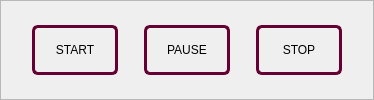
        <widget class="QFrame" name="frame_buttons">
         <property name="frameShape">
          <enum>QFrame::StyledPanel</enum>
         </property>
         <property name="frameShadow">
          <enum>QFrame::Raised</enum>
         </property>
         <layout class="QGridLayout" name="gridLayout_9">
          <item row="1" column="4">
           <spacer name="horizontalSpacer_5">
            <property name="orientation">
             <enum>Qt::Horizontal</enum>
            </property>
            <property name="sizeType">
             <enum>QSizePolicy::Minimum</enum>
            </property>
            <property name="sizeHint" stdset="0">
             <size>
              <width>20</width>
              <height>20</height>
             </size>
            </property>
           </spacer>
          </item>
          <item row="1" column="3">
           <widget class="QPushButton" name="button_pause">
            <property name="sizePolicy">
             <sizepolicy hsizetype="MinimumExpanding" vsizetype="Maximum">
              <horstretch>0</horstretch>
              <verstretch>0</verstretch>
             </sizepolicy>
            </property>
            <property name="minimumSize">
             <size>
              <width>86</width>
              <height>50</height>
             </size>
            </property>
            <property name="styleSheet">
             <string notr="true">QPushButton {
    border: 3px solid #660033;
    border-radius: 6px;
    background-color: qlineargradient(x1: 0, y1: 0, x2: 0, y2: 1,
                                      stop: 0 #f6f7fa, stop: 1 #dadbde);
    min-width: 80px;
}

QPushButton:pressed {
    background-color: qlineargradient(x1: 0, y1: 0, x2: 0, y2: 1,
                                      stop: 0 #dadbde, stop: 1 #f6f7fa);
}

QPushButton:flat {
    border: none; /* no border for a flat push button */
}

QPushButton:default {
    border-color: navy; /* make the default button prominent */
}</string>
            </property>
            <property name="text">
             <string>PAUSE</string>
            </property>
           </widget>
          </item>
          <item row="1" column="2">
           <spacer name="horizontalSpacer_3">
            <property name="orientation">
             <enum>Qt::Horizontal</enum>
            </property>
            <property name="sizeType">
             <enum>QSizePolicy::Minimum</enum>
            </property>
            <property name="sizeHint" stdset="0">
             <size>
              <width>20</width>
              <height>20</height>
             </size>
            </property>
           </spacer>
          </item>
          <item row="1" column="5">
           <widget class="QPushButton" name="button_stop">
            <property name="sizePolicy">
             <sizepolicy hsizetype="MinimumExpanding" vsizetype="Maximum">
              <horstretch>0</horstretch>
              <verstretch>0</verstretch>
             </sizepolicy>
            </property>
            <property name="minimumSize">
             <size>
              <width>86</width>
              <height>50</height>
             </size>
            </property>
            <property name="styleSheet">
             <string notr="true">QPushButton {
    border: 3px solid #660033;
    border-radius: 6px;
    background-color: qlineargradient(x1: 0, y1: 0, x2: 0, y2: 1,
                                      stop: 0 #f6f7fa, stop: 1 #dadbde);
    min-width: 80px;
}

QPushButton:pressed {
    background-color: qlineargradient(x1: 0, y1: 0, x2: 0, y2: 1,
                                      stop: 0 #dadbde, stop: 1 #f6f7fa);
}

QPushButton:flat {
    border: none; /* no border for a flat push button */
}

QPushButton:default {
    border-color: navy; /* make the default button prominent */
}</string>
            </property>
            <property name="text">
             <string>STOP</string>
            </property>
           </widget>
          </item>
          <item row="1" column="0">
           <spacer name="horizontalSpacer_4">
            <property name="orientation">
             <enum>Qt::Horizontal</enum>
            </property>
            <property name="sizeType">
             <enum>QSizePolicy::Minimum</enum>
            </property>
            <property name="sizeHint" stdset="0">
             <size>
              <width>20</width>
              <height>20</height>
             </size>
            </property>
           </spacer>
          </item>
          <item row="1" column="1">
           <widget class="QPushButton" name="button_start">
            <property name="sizePolicy">
             <sizepolicy hsizetype="MinimumExpanding" vsizetype="Maximum">
              <horstretch>0</horstretch>
              <verstretch>0</verstretch>
             </sizepolicy>
            </property>
            <property name="minimumSize">
             <size>
              <width>86</width>
              <height>50</height>
             </size>
            </property>
            <property name="styleSheet">
             <string notr="true">QPushButton {
    border: 3px solid #660033;
    border-radius: 6px;
    background-color: qlineargradient(x1: 0, y1: 0, x2: 0, y2: 1,
                                      stop: 0 #f6f7fa, stop: 1 #dadbde);
    min-width: 80px;
}

QPushButton:pressed {
    background-color: qlineargradient(x1: 0, y1: 0, x2: 0, y2: 1,
                                      stop: 0 #dadbde, stop: 1 #f6f7fa);
}

QPushButton:flat {
    border: none; /* no border for a flat push button */
}

QPushButton:default {
    border-color: navy; /* make the default button prominent */
}</string>
            </property>
            <property name="text">
             <string>START</string>
            </property>
           </widget>
          </item>
          <item row="1" column="6">
           <spacer name="horizontalSpacer_6">
            <property name="orientation">
             <enum>Qt::Horizontal</enum>
            </property>
            <property name="sizeType">
             <enum>QSizePolicy::Minimum</enum>
            </property>
            <property name="sizeHint" stdset="0">
             <size>
              <width>20</width>
              <height>20</height>
             </size>
            </property>
           </spacer>
          </item>
         </layout>
        </widget>
